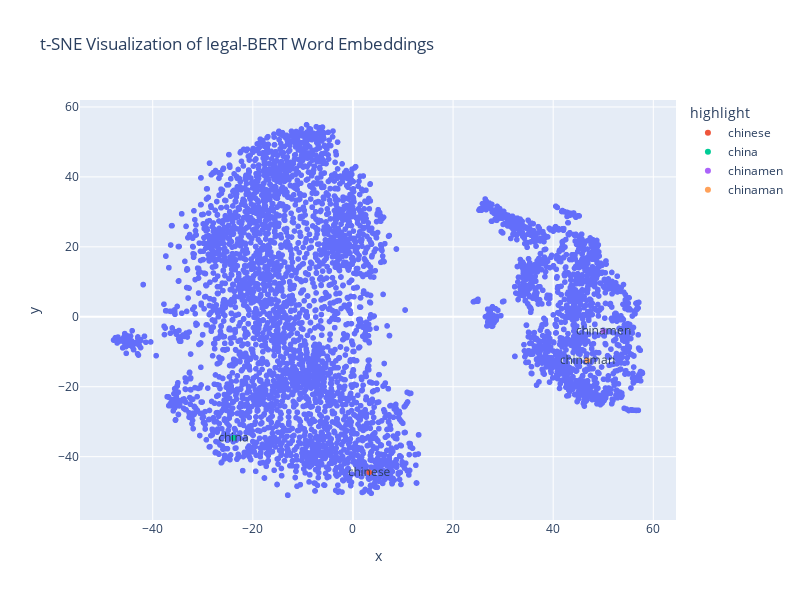

Source (notebook cell):
### Code cell
# Create a DataFrame for visualization
import plotly.express as px

df_tsne = pd.DataFrame(tsne_results, columns=['x', 'y'])
df_tsne['word'] = list(word_embeddings.keys())
# Highlight the word 'chinese' in the plot
keywords = ["chinese", "china", "chinaman", "chinamen"]
df_tsne['highlight'] = df_tsne['word'].apply(lambda x: x if x in keywords else '')

fig = px.scatter(
    df_tsne,
    x='x',
    y='y',
    title='t-SNE Visualization of legal-BERT Word Embeddings',
    color='highlight',                        
    hover_data=['word'], 
    text= 'highlight',
    height=600,
    width=800
)

fig.show()

### Figure 1 — Plotly figure (JSON) as saved in the notebook; plotly's stock layout.template omitted (floating-point values rounded to 4 significant figures; data arrays with more than 128 entries replaced by an {"elided": "..."} marker saying what was removed)
{"data": [{"customdata": {"elided": "4894x1 str values"}, "hovertemplate": "highlight=%{text}<br>x=%{x}<br>y=%{y}<br>word=%{customdata[0]}<extra></extra>", "legendgroup": "", "marker": {"color": "#636efa", "symbol": "circle"}, "mode": "markers+text", "name": "", "showlegend": false, "text": {"elided": "4894 str values"}, "type": "scattergl", "x": {"elided": "4894 float values"}, "xaxis": "x", "y": {"elided": "4894 float values"}, "yaxis": "y"}, {"customdata": [["chinese"]], "hovertemplate": "highlight=%{text}<br>x=%{x}<br>y=%{y}<br>word=%{customdata[0]}<extra></extra>", "legendgroup": "chinese", "marker": {"color": "#EF553B", "symbol": "circle"}, "mode": "markers+text", "name": "chinese", "showlegend": true, "text": ["chinese"], "type": "scattergl", "x": [3.24], "xaxis": "x", "y": [-44.49], "yaxis": "y"}, {"customdata": [["china"]], "hovertemplate": "highlight=%{text}<br>x=%{x}<br>y=%{y}<br>word=%{customdata[0]}<extra></extra>", "legendgroup": "china", "marker": {"color": "#00cc96", "symbol": "circle"}, "mode": "markers+text", "name": "china", "showlegend": true, "text": ["china"], "type": "scattergl", "x": [-23.83], "xaxis": "x", "y": [-34.63], "yaxis": "y"}, {"customdata": [["chinamen"]], "hovertemplate": "highlight=%{text}<br>x=%{x}<br>y=%{y}<br>word=%{customdata[0]}<extra></extra>", "legendgroup": "chinamen", "marker": {"color": "#ab63fa", "symbol": "circle"}, "mode": "markers+text", "name": "chinamen", "showlegend": true, "text": ["chinamen"], "type": "scattergl", "x": [50.01], "xaxis": "x", "y": [-4.074], "yaxis": "y"}, {"customdata": [["chinaman"]], "hovertemplate": "highlight=%{text}<br>x=%{x}<br>y=%{y}<br>word=%{customdata[0]}<extra></extra>", "legendgroup": "chinaman", "marker": {"color": "#FFA15A", "symbol": "circle"}, "mode": "markers+text", "name": "chinaman", "showlegend": true, "text": ["chinaman"], "type": "scattergl", "x": [46.82], "xaxis": "x", "y": [-12.46], "yaxis": "y"}], "layout": {"height": 600, "legend": {"title": {"text": "highlight"}, "tracegroupgap": 0}, "title": {"text": "t-SNE Visualization of legal-BERT Word Embeddings"}, "width": 800, "xaxis": {"anchor": "y", "domain": [0, 1], "title": {"text": "x"}}, "yaxis": {"anchor": "x", "domain": [0, 1], "title": {"text": "y"}}}}
